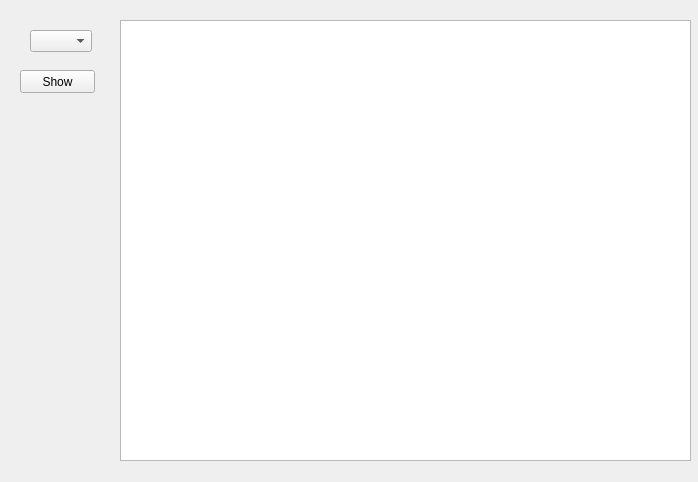
<?xml version="1.0" encoding="UTF-8"?>
<ui version="4.0">
 <class>ShowResult</class>
 <widget class="QWidget" name="ShowResult">
  <property name="geometry">
   <rect>
    <x>0</x>
    <y>0</y>
    <width>698</width>
    <height>482</height>
   </rect>
  </property>
  <property name="windowTitle">
   <string>Form</string>
  </property>
  <widget class="QComboBox" name="comboBox">
   <property name="geometry">
    <rect>
     <x>30</x>
     <y>30</y>
     <width>62</width>
     <height>22</height>
    </rect>
   </property>
  </widget>
  <widget class="QPushButton" name="btnShow">
   <property name="geometry">
    <rect>
     <x>20</x>
     <y>70</y>
     <width>75</width>
     <height>23</height>
    </rect>
   </property>
   <property name="text">
    <string>Show</string>
   </property>
  </widget>
  <widget class="QTableWidget" name="tableWidget">
   <property name="geometry">
    <rect>
     <x>120</x>
     <y>20</y>
     <width>571</width>
     <height>441</height>
    </rect>
   </property>
  </widget>
 </widget>
 <resources/>
 <connections/>
</ui>
